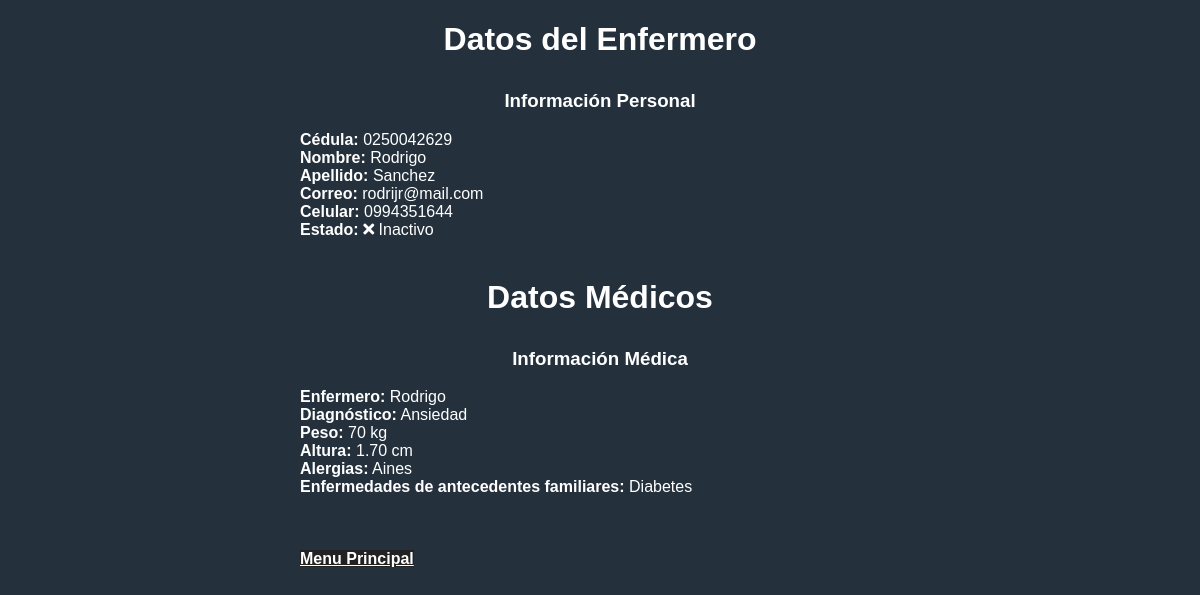
The app's page /ver_enfermero/1 with its own data.
### enfermeros/models.py (models this page shows, shortened)
class Enfermero(models.Model):
    GENERO = [
        ("M", "Masculino"),
        ("F", "Femenino"),
    ]
    cedula = models.CharField(max_length=50)
    nombre = models.CharField(max_length=50)
    apellido = models.CharField(max_length=50)
    genero = models.CharField(max_length=1, choices=GENERO, null=True)
    especialidad = models.CharField(max_length=20)
    celular = models.CharField(max_length=50)
    correo = models.CharField(max_length=50)
    dato = models.ForeignKey(Datos, on_delete=models.SET_NULL, null=True)
    antecedentes = models.ForeignKey(Enfermedad, on_delete=models.SET_NULL, null=True)
    activo = models.BooleanField(default=True)

class Datos(models.Model):
    diagnostico = models.CharField(max_length=20, null=True)
    peso = models.IntegerField(null=True)
    altura = models.DecimalField(max_digits=4, decimal_places=2, null=True)
    alergia = models.CharField(max_length=100, null=True)

class Enfermedad(models.Model):
    familiar = models.CharField(max_length=40, null=True)
    def __str__(self):
        return f'{self.familiar}'

### enfermeros/views.py (the view)
# urls.py: path('ver_enfermero/<int:id>', ver_enfermero),
def ver_enfermero(request, id):
    enfermero = Enfermero.objects.get(pk=id)
    enfermero = get_object_or_404(Enfermero, pk=id)
    datos = {'enfermero': enfermero}
    print(enfermero)
    pagina = loader.get_template('ver.html')
    return HttpResponse(pagina.render(datos, request))

### enfermeros/templates/ver.html (shortened to what this page needs)
<!DOCTYPE html>
<html lang="en">
<head>
    <link rel="stylesheet" href="https://cdnjs.cloudflare.com/ajax/libs/font-awesome/5.15.3/css/all.min.css">
</head>
<body>
    <div class="container">
        <h1>Datos del Enfermero</h1>
        <div class="datos-enfermero">
            <h3>Información Personal</h3>
            <div class="row">
                <div class="col-6">
                    <strong>Cédula:</strong> {{enfermero.cedula}}
                </div>
                <div class="col-6">
                    <strong>Nombre:</strong> {{enfermero.nombre}}
                </div>
            </div>
            <div class="row">
                <div class="col-6">
                    <strong>Apellido:</strong> {{enfermero.apellido}}
                </div>
                <div class="col-6">
                    <strong>Correo:</strong> {{enfermero.correo}}
                </div>
            </div>
            <div class="row">
                <div class="col-6">
                    <strong>Celular:</strong> {{enfermero.celular}}
                </div>
                <div class="col-6">
                    <strong>Estado:</strong>
                        {% if enfermero.activo %}
                            <i class="fas fa-check"></i> Activo
                        {% else %}
                            <i class="fas fa-times"></i> Inactivo
                        {% endif %}
                </div>
            </div>
        </div>
        <br>
        <h1>Datos Médicos</h1>
        <div class="datos-medicos">
            <h3>Información Médica</h3>
            <div class="row">
                <div class="col-6">
                    <strong>Enfermero:</strong> {{enfermero.nombre}}
                </div>
                <div class="col-6">
                    <strong>Diagnóstico:</strong> {{enfermero.dato.diagnostico}}
                </div>
            </div>
            <div class="row">
                <div class="col-6">
                    <strong>Peso:</strong> {{enfermero.dato.peso}} kg
                </div>
                <div class="col-6">
                    <strong>Altura:</strong> {{enfermero.dato.altura}} cm
                </div>
            </div>
            <div class="row">
                <div class="col-6">
                    <strong>Alergias:</strong> {{enfermero.dato.alergia}}
                </div>
                <div class="col-6">
                    <strong>Enfermedades de antecedentes familiares:</strong> {{enfermero.antecedentes}}
                </div>
            </div>
        </div>
        <br>
        <br>
        <br>
        <a href="{%url 'inicio'%}" class="btn">Menu Principal</a>
    </div>
</body>
</html>

### enfermeros/templates/ver.html (style rules this page uses)
body { background-color: #24303c; color: #fff; font-family: sans-serif; }
h1, h2, h3 { color: #fff; text-align: center; }
h3 { margin-top: 2rem; }
.container { width: 600px; margin: 0 auto; }
.datos-enfermero { margin-top: 2rem; }
.datos-medicos { margin-top: 2rem; }
.btn { color: #fff; border-color: #fff; background-color: #222; font-size: 16px; font-weight: bold; }

### records on screen
Enfermero: cedula "0250042629", nombre "Rodrigo", apellido "Sanchez", correo "rodrijr@mail.com", celular "0994351644", dato.diagnostico "Ansiedad", dato.peso "70", dato.altura "1.70", dato.alergia "Aines", antecedentes "Diabetes"
